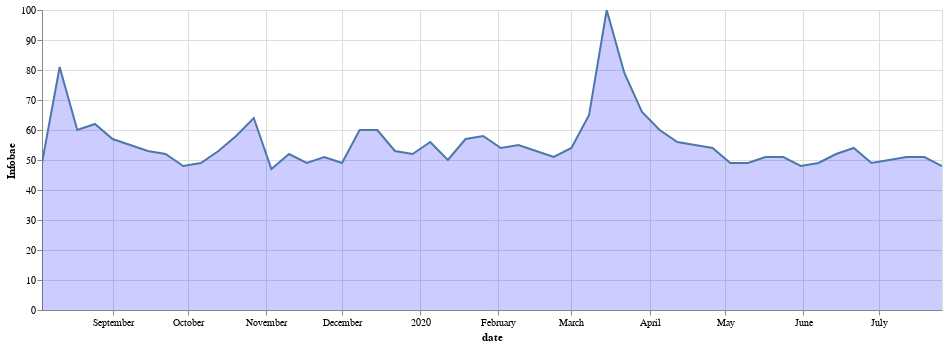

This figure's notebook cell:
### Code cell
r_o_t_plot = alt.Chart(r_o_t).encode(x='date', y= kw_list).mark_area(line=True, color= "blue", opacity = 0.2).interactive().properties(width=900)
r_o_t_plot

### Figure 1 — Vega-Lite specification as saved in the notebook (floating-point values rounded to 4 significant figures)
{"config": {"view": {"continuousWidth": 400, "continuousHeight": 300}}, "data": {"name": "data-94012e7137deda4d5299625068c7a9c3"}, "mark": {"type": "area", "color": "blue", "line": true, "opacity": 0.2}, "encoding": {"x": {"type": "temporal", "field": "date"}, "y": {"type": "quantitative", "field": "Infobae"}}, "selection": {"selector034": {"type": "interval", "bind": "scales", "encodings": ["x", "y"]}}, "width": 900, "$schema": "https://vega.github.io/schema/vega-lite/v4.8.1.json", "datasets": {"data-94012e7137deda4d5299625068c7a9c3": [{"date": "2019-08-04T00:00:00", "Infobae": 49, "isPartial": "False"}, {"date": "2019-08-11T00:00:00", "Infobae": 81, "isPartial": "False"}, {"date": "2019-08-18T00:00:00", "Infobae": 60, "isPartial": "False"}, {"date": "2019-08-25T00:00:00", "Infobae": 62, "isPartial": "False"}, {"date": "2019-09-01T00:00:00", "Infobae": 57, "isPartial": "False"}, {"date": "2019-09-08T00:00:00", "Infobae": 55, "isPartial": "False"}, {"date": "2019-09-15T00:00:00", "Infobae": 53, "isPartial": "False"}, {"date": "2019-09-22T00:00:00", "Infobae": 52, "isPartial": "False"}, {"date": "2019-09-29T00:00:00", "Infobae": 48, "isPartial": "False"}, {"date": "2019-10-06T00:00:00", "Infobae": 49, "isPartial": "False"}, {"date": "2019-10-13T00:00:00", "Infobae": 53, "isPartial": "False"}, {"date": "2019-10-20T00:00:00", "Infobae": 58, "isPartial": "False"}, {"date": "2019-10-27T00:00:00", "Infobae": 64, "isPartial": "False"}, {"date": "2019-11-03T00:00:00", "Infobae": 47, "isPartial": "False"}, {"date": "2019-11-10T00:00:00", "Infobae": 52, "isPartial": "False"}, {"date": "2019-11-17T00:00:00", "Infobae": 49, "isPartial": "False"}, {"date": "2019-11-24T00:00:00", "Infobae": 51, "isPartial": "False"}, {"date": "2019-12-01T00:00:00", "Infobae": 49, "isPartial": "False"}, {"date": "2019-12-08T00:00:00", "Infobae": 60, "isPartial": "False"}, {"date": "2019-12-15T00:00:00", "Infobae": 60, "isPartial": "False"}, {"date": "2019-12-22T00:00:00", "Infobae": 53, "isPartial": "False"}, {"date": "2019-12-29T00:00:00", "Infobae": 52, "isPartial": "False"}, {"date": "2020-01-05T00:00:00", "Infobae": 56, "isPartial": "False"}, {"date": "2020-01-12T00:00:00", "Infobae": 50, "isPartial": "False"}, {"date": "2020-01-19T00:00:00", "Infobae": 57, "isPartial": "False"}, {"date": "2020-01-26T00:00:00", "Infobae": 58, "isPartial": "False"}, {"date": "2020-02-02T00:00:00", "Infobae": 54, "isPartial": "False"}, {"date": "2020-02-09T00:00:00", "Infobae": 55, "isPartial": "False"}, {"date": "2020-02-16T00:00:00", "Infobae": 53, "isPartial": "False"}, {"date": "2020-02-23T00:00:00", "Infobae": 51, "isPartial": "False"}, {"date": "2020-03-01T00:00:00", "Infobae": 54, "isPartial": "False"}, {"date": "2020-03-08T00:00:00", "Infobae": 65, "isPartial": "False"}, {"date": "2020-03-15T00:00:00", "Infobae": 100, "isPartial": "False"}, {"date": "2020-03-22T00:00:00", "Infobae": 79, "isPartial": "False"}, {"date": "2020-03-29T00:00:00", "Infobae": 66, "isPartial": "False"}, {"date": "2020-04-05T00:00:00", "Infobae": 60, "isPartial": "False"}, {"date": "2020-04-12T00:00:00", "Infobae": 56, "isPartial": "False"}, {"date": "2020-04-19T00:00:00", "Infobae": 55, "isPartial": "False"}, {"date": "2020-04-26T00:00:00", "Infobae": 54, "isPartial": "False"}, {"date": "2020-05-03T00:00:00", "Infobae": 49, "isPartial": "False"}, {"date": "2020-05-10T00:00:00", "Infobae": 49, "isPartial": "False"}, {"date": "2020-05-17T00:00:00", "Infobae": 51, "isPartial": "False"}, {"date": "2020-05-24T00:00:00", "Infobae": 51, "isPartial": "False"}, {"date": "2020-05-31T00:00:00", "Infobae": 48, "isPartial": "False"}, {"date": "2020-06-07T00:00:00", "Infobae": 49, "isPartial": "False"}, {"date": "2020-06-14T00:00:00", "Infobae": 52, "isPartial": "False"}, {"date": "2020-06-21T00:00:00", "Infobae": 54, "isPartial": "False"}, {"date": "2020-06-28T00:00:00", "Infobae": 49, "isPartial": "False"}, {"date": "2020-07-05T00:00:00", "Infobae": 50, "isPartial": "False"}, {"date": "2020-07-12T00:00:00", "Infobae": 51, "isPartial": "False"}, {"date": "2020-07-19T00:00:00", "Infobae": 51, "isPartial": "False"}, {"date": "2020-07-26T00:00:00", "Infobae": 48, "isPartial": "True"}]}}
